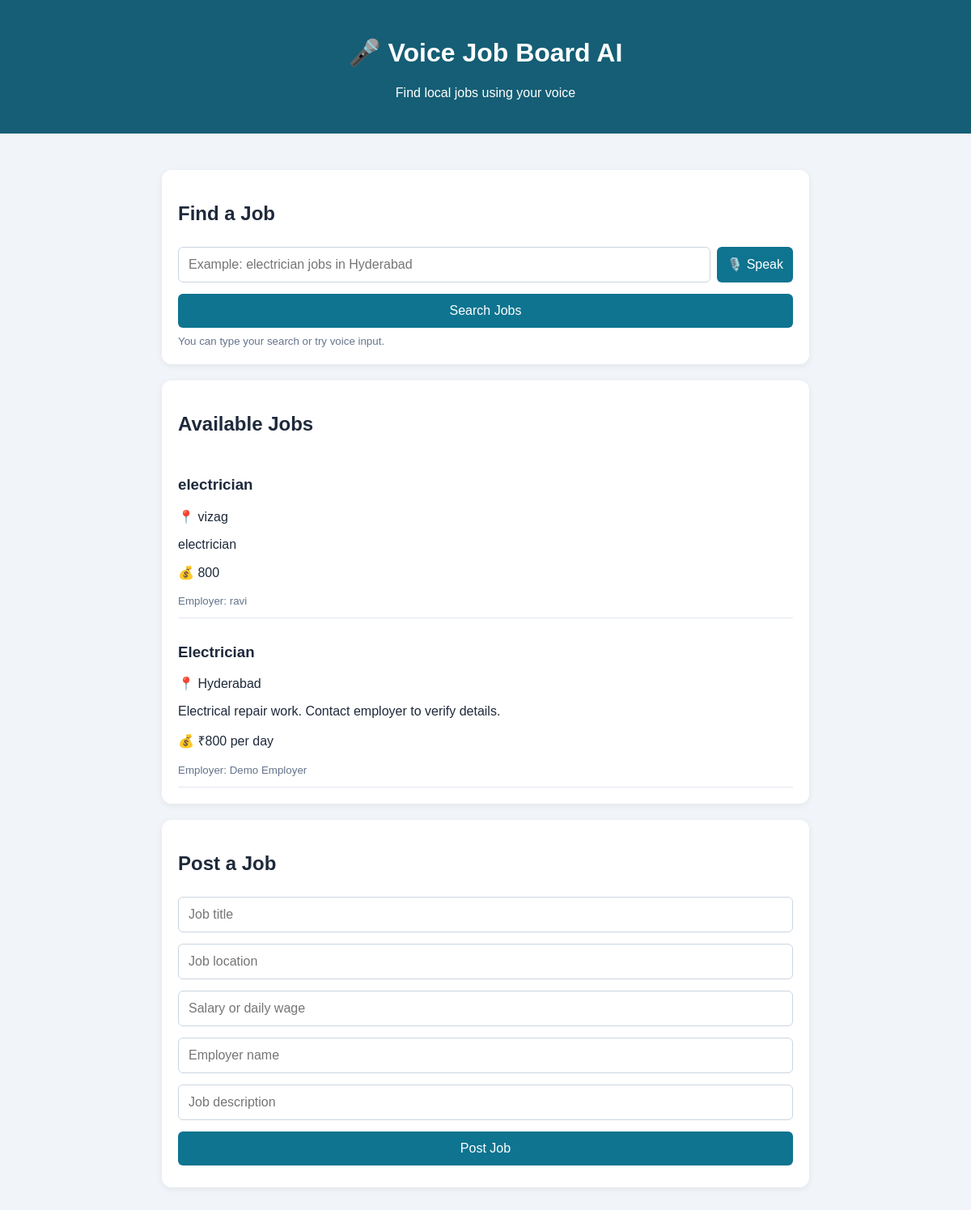
The page / on the database its author committed.
### tables this page shows
CREATE TABLE jobs (
                id INTEGER PRIMARY KEY AUTOINCREMENT,
                title TEXT NOT NULL,
                location TEXT NOT NULL,
                salary TEXT NOT NULL,
                employer TEXT NOT NULL,
                description TEXT NOT NULL
            );

### tools.py (the view)
@app.route("/")
def home():
    with connect_db() as db:
        jobs = db.execute(
            "SELECT * FROM jobs ORDER BY id DESC"
        ).fetchall()
    return render_template("index.html", jobs=jobs)

### tools.py (called while the page is built)
def connect_db():
    db = sqlite3.connect(DB_PATH)
    db.row_factory = sqlite3.Row
    return db

### templates/index.html (shortened to what this page needs)
<!DOCTYPE html>
<html lang="en">
<head>
</head>
<body>
<header>
    <h1>🎤 Voice Job Board AI</h1>
    <p>Find local jobs using your voice</p>
</header>
<main>
    <section class="card">
        <h2>Find a Job</h2>
        <form action="/search" method="get">
            <div class="voice-row">
                <input id="query" name="q"
                       placeholder="Example: electrician jobs in Hyderabad">
                <button type="button" onclick="startVoice()">🎙️ Speak</button>
            </div>
            <button type="submit">Search Jobs</button>
        </form>
        <small id="voiceStatus">
            You can type your search or try voice input.
        </small>
    </section>
    <section class="card">
        <h2>Available Jobs</h2>
        {% if jobs %}
            {% for job in jobs %}
            <div class="job">
                <h3>{{ job["title"] }}</h3>
                <p>📍 {{ job["location"] }}</p>
                <p>{{ job["description"] }}</p>
                <p>💰 {{ job["salary"] }}</p>
                <small>Employer: {{ job["employer"] }}</small>
            </div>
            {% endfor %}
        {% else %}
            <p>No matching jobs found. Try another search.</p>
        {% endif %}
    </section>
    <section class="card">
        <h2>Post a Job</h2>
        <form action="/post" method="post">
            <input name="title" placeholder="Job title" required>
            <input name="location" placeholder="Job location" required>
            <input name="salary" placeholder="Salary or daily wage" required>
            <input name="employer" placeholder="Employer name" required>
            <input name="description" placeholder="Job description" required>
            <button type="submit">Post Job</button>
        </form>
    </section>
</main>
</body>
</html>

### templates/index.html (style rules this page uses)
body { font-family: Arial, sans-serif; margin: 0; background: #f1f5f9; color: #1e293b; }
header { background: #155e75; color: white; text-align: center; padding: 25px; }
main { max-width: 800px; margin: 25px auto; padding: 20px; }
.card { background: white; padding: 20px; margin-bottom: 20px; border-radius: 12px; box-shadow: 0 2px 8px #00000012; }
input, button { box-sizing: border-box; width: 100%; padding: 12px; margin: 7px 0; border-radius: 6px; border: 1px solid #cbd5e1; font-size: 16px; }
button { background: #0e7490; color: white; border: none; cursor: pointer; }
.job { border-bottom: 1px solid #e2e8f0; padding: 12px 0; }
.voice-row { display: flex; gap: 8px; }
.voice-row input { flex: 1; min-width: 0; }
.voice-row button { width: auto; }
small { color: #64748b; }

### rows shown on the page
jobs: title "electrician", location "vizag", description "electrician", salary "800", employer "ravi"
jobs: title "Electrician", location "Hyderabad", description "Electrical repair work. Contact employer to verify details.", salary "₹800 per day", employer "Demo Employer"
